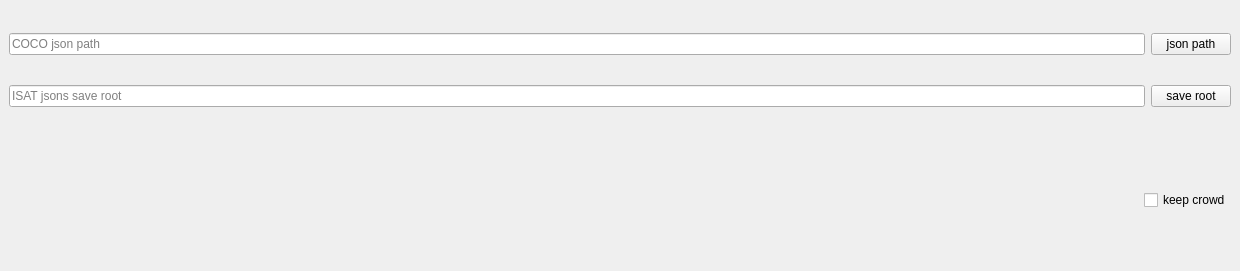
            <widget class="QWidget" name="toolbox_item_coco2isat">
             <property name="geometry">
              <rect>
               <x>0</x>
               <y>0</y>
               <width>1240</width>
               <height>271</height>
              </rect>
             </property>
             <attribute name="label">
              <string>COCO to ISAT</string>
             </attribute>
             <layout class="QVBoxLayout" name="verticalLayout_2">
              <property name="leftMargin">
               <number>9</number>
              </property>
              <property name="topMargin">
               <number>9</number>
              </property>
              <property name="rightMargin">
               <number>9</number>
              </property>
              <property name="bottomMargin">
               <number>9</number>
              </property>
              <item>
               <widget class="QWidget" name="widget_3" native="true">
                <layout class="QVBoxLayout" name="verticalLayout_7">
                 <property name="leftMargin">
                  <number>0</number>
                 </property>
                 <property name="topMargin">
                  <number>0</number>
                 </property>
                 <property name="rightMargin">
                  <number>0</number>
                 </property>
                 <property name="bottomMargin">
                  <number>0</number>
                 </property>
                 <item>
                  <widget class="QWidget" name="widget_7" native="true">
                   <layout class="QGridLayout" name="gridLayout">
                    <property name="leftMargin">
                     <number>0</number>
                    </property>
                    <property name="topMargin">
                     <number>0</number>
                    </property>
                    <property name="rightMargin">
                     <number>0</number>
                    </property>
                    <property name="bottomMargin">
                     <number>0</number>
                    </property>
                    <item row="0" column="1">
                     <widget class="QPushButton" name="pushButton_coco2isat_coco_json_path">
                      <property name="text">
                       <string>json path</string>
                      </property>
                     </widget>
                    </item>
                    <item row="1" column="0">
                     <widget class="QLineEdit" name="lineEdit_coco2isat_isat_json_root">
                      <property name="readOnly">
                       <bool>true</bool>
                      </property>
                      <property name="placeholderText">
                       <string>ISAT jsons save root</string>
                      </property>
                     </widget>
                    </item>
                    <item row="0" column="0">
                     <widget class="QLineEdit" name="lineEdit_coco2isat_coco_json_path">
                      <property name="readOnly">
                       <bool>true</bool>
                      </property>
                      <property name="placeholderText">
                       <string>COCO json path</string>
                      </property>
                     </widget>
                    </item>
                    <item row="1" column="1">
                     <widget class="QPushButton" name="pushButton_coco2isat_isat_json_root">
                      <property name="text">
                       <string>save root</string>
                      </property>
                     </widget>
                    </item>
                   </layout>
                  </widget>
                 </item>
                 <item>
                  <widget class="QWidget" name="widget_8" native="true">
                   <layout class="QHBoxLayout" name="horizontalLayout_3">
                    <property name="leftMargin">
                     <number>0</number>
                    </property>
                    <property name="topMargin">
                     <number>0</number>
                    </property>
                    <property name="rightMargin">
                     <number>0</number>
                    </property>
                    <property name="bottomMargin">
                     <number>0</number>
                    </property>
                    <item>
                     <spacer name="horizontalSpacer_3">
                      <property name="orientation">
                       <enum>Qt::Horizontal</enum>
                      </property>
                      <property name="sizeHint" stdset="0">
                       <size>
                        <width>445</width>
                        <height>20</height>
                       </size>
                      </property>
                     </spacer>
                    </item>
                    <item>
                     <widget class="QCheckBox" name="checkBox_coco2isat_keep_crowd">
                      <property name="text">
                       <string>keep crowd</string>
                      </property>
                     </widget>
                    </item>
                   </layout>
                  </widget>
                 </item>
                </layout>
               </widget>
              </item>
             </layout>
            </widget>
